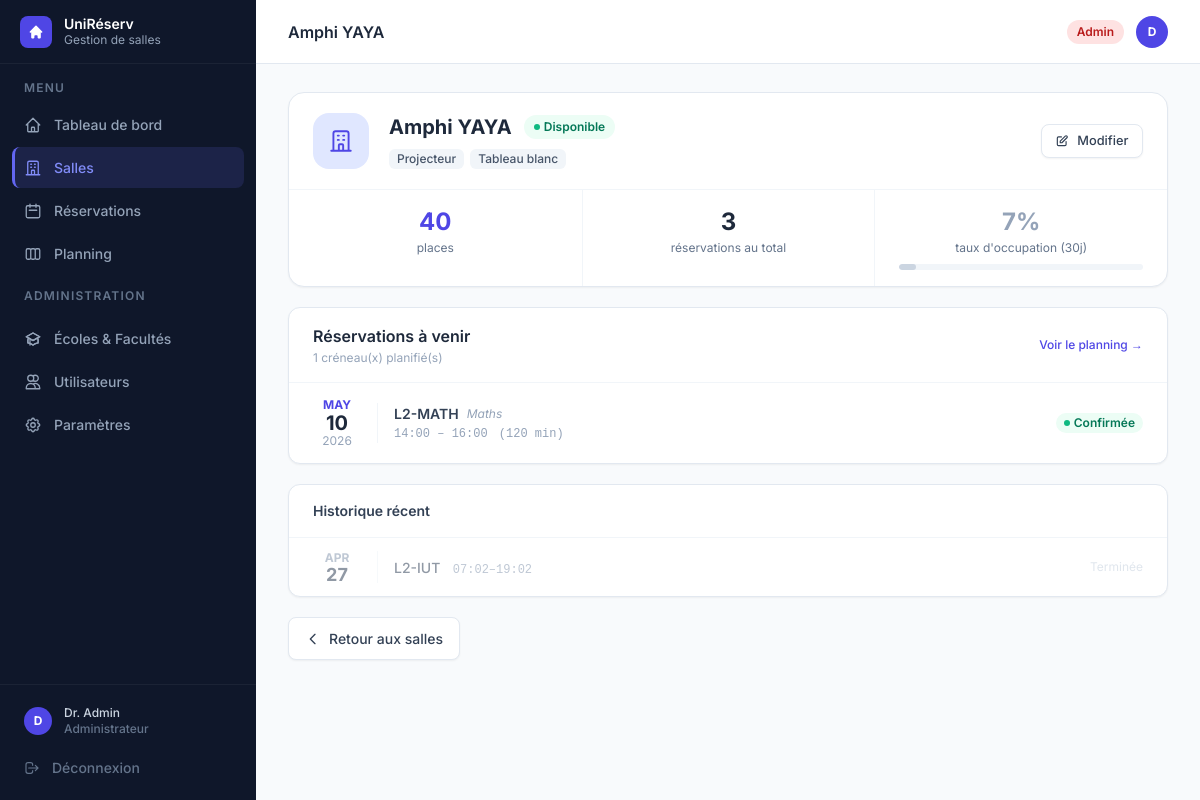
/salles/1/detail (signed in), run on an earlier commit of the app's database.
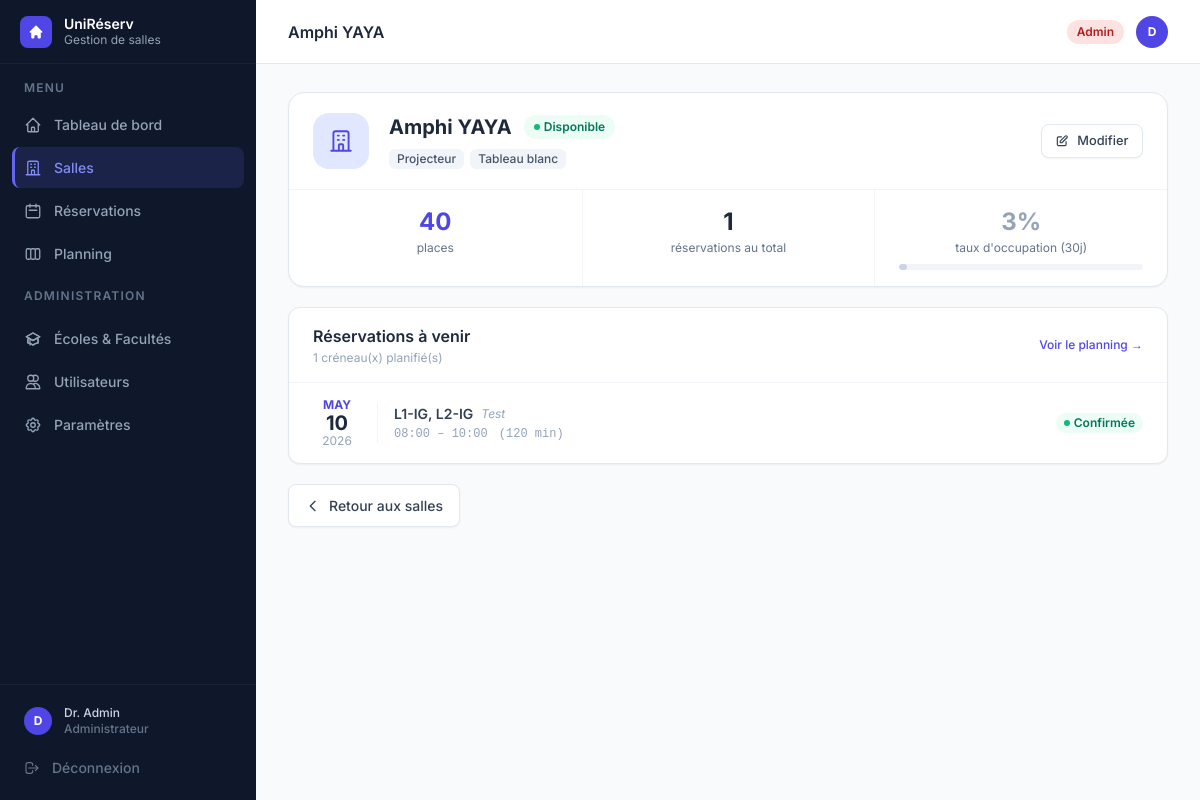
And on a later commit of the database.
### tables this page shows
CREATE TABLE reservations (
            id              INTEGER PRIMARY KEY,
            salle_id        INTEGER NOT NULL,
            responsable_id  INTEGER NOT NULL,
            classe          TEXT    NOT NULL,
            date            TEXT    NOT NULL,
            heure_debut     TEXT    NOT NULL,
            heure_fin       TEXT    NOT NULL,
            matiere         TEXT    DEFAULT '',
            statut          TEXT    NOT NULL DEFAULT 'en_attente',
            date_creation   TEXT    NOT NULL,
            FOREIGN KEY (salle_id)       REFERENCES salles(id),
            FOREIGN KEY (responsable_id) REFERENCES utilisateurs(id)
        );

### gestion de salle/app.py (the view)
@app.route("/salles/<int:salle_id>/detail")
@login_required
def salles_detail(salle_id):
    bd, utilisateurs, salles_dict, toutes = get_data()
    salle = salles_dict.get(salle_id)
    if not salle:
        flash("Salle introuvable.", "error")
        return redirect(url_for("salles"))
    res_salle = sorted(
        [r for r in toutes if r.salle.id == salle_id],
        key=lambda r: (r.date, r.heure_debut),
    )
    aujourd_hui = date.today()
    prochaines  = [r for r in res_salle if r.date >= aujourd_hui
                   and r.statut in (StatutReservation.CONFIRMEE, StatutReservation.EN_ATTENTE)]
    passees     = [r for r in res_salle if r.date < aujourd_hui
                   or r.statut == StatutReservation.TERMINEE]
    il_y_a_30j  = aujourd_hui - timedelta(days=30)
    res_30j     = [r for r in res_salle if il_y_a_30j <= r.date <= aujourd_hui]
    jours_occ   = len(set(r.date for r in res_30j))
    taux        = round(jours_occ / 30 * 100)
    return render_template("salle_detail.html", active="salles",
                           salle=salle,
                           prochaines=prochaines[:10],
                           passees=passees[-5:],
                           taux_occupation=taux,
                           nb_total=len(res_salle),
                           StatutReservation=StatutReservation)

### gestion de salle/app.py (called while the page is built)
def get_bd():
    return BaseDonneesSQLite()

def _get_unites_dict():
    from flask import g
    if not hasattr(g, 'unites_dict'):
        g.unites_dict = {u.id: u for u in get_bd().charger_toutes_unites()}
    return g.unites_dict

def _format_classe(classe: str) -> str:
    if not classe:
        return ''
    unites = _get_unites_dict()
    parts = []
    for c in classe.split(','):
        c = c.strip()
        if c.startswith('U') and c[1:].isdigit():
            u = unites.get(int(c[1:]))
            parts.append(f"{u.niveau}-{u.abreviation or u.nom[:6]}" if u else c)
        else:
            parts.append(c)
    return ', '.join(parts)

@app.context_processor
def inject_format_classe():
    return dict(format_classe=_format_classe)

def login_required(f):
    @wraps(f)
    def decorated(*args, **kwargs):
        if "user_id" not in session:
            return redirect(url_for("login"))
        return f(*args, **kwargs)
    return decorated

### gestion de salle/models/etablissement.py (called while the page is built)
    @property
    def id(self) -> int: return self.__id

    @id.setter
    def id(self, v: int):
        if self.__id is None: self.__id = v

    @property
    def niveau(self) -> str: return self.__niveau

### gestion de salle/templates/salle_detail.html (shortened to what the changed rows need)
{% extends "base.html" %}
{% block heading %}{{ salle.nom }}{% endblock %}
{% block content %}
<div class="space-y-5">
  <div class="bg-white rounded-2xl border border-slate-200 shadow-sm overflow-hidden">
    <div class="px-6 py-5 flex items-center gap-5">
      <div class="flex-1 min-w-0">
        <div class="flex items-center gap-3 flex-wrap">
          <h2 class="text-xl font-bold text-slate-800">{{ salle.nom }}</h2>
        </div>
        {% if salle.equipements %}
        <div class="flex flex-wrap gap-1.5 mt-2">
          {% for eq in salle.equipements %}
          <span class="px-2 py-0.5 rounded-md bg-slate-100 text-slate-600 text-xs font-medium">{{ eq }}</span>
          {% endfor %}
        </div>
        {% endif %}
      </div>
    </div>
    <div class="border-t border-slate-100 grid grid-cols-3 divide-x divide-slate-100">
      <div class="px-6 py-4 text-center">
        <p class="text-2xl font-bold text-slate-800">{{ nb_total }}</p>
        <p class="text-xs text-slate-500 mt-0.5">réservations au total</p>
      </div>
      <div class="px-6 py-4 text-center">
        <div class="flex items-center justify-center gap-2">
          <p class="text-2xl font-bold {% if taux_occupation > 60 %}text-amber-600{% elif taux_occupation > 30 %}text-emerald-600{% else %}text-slate-400{% endif %}">
            {{ taux_occupation }}%
          </p>
        </div>
        <div class="w-full bg-slate-100 rounded-full h-1.5 mt-2 overflow-hidden">
          <div class="h-1.5 rounded-full transition-all
            {% if taux_occupation > 60 %}bg-amber-500{% elif taux_occupation > 30 %}bg-emerald-500{% else %}bg-slate-300{% endif %}"
               style="width: {{ taux_occupation }}%"></div>
        </div>
      </div>
    </div>
  </div>
  <div class="bg-white rounded-xl border border-slate-200 shadow-sm overflow-hidden">
    {% if prochaines %}
    <div class="divide-y divide-slate-50">
      {% for r in prochaines %}
      <div class="px-6 py-3.5 flex items-center gap-4 hover:bg-slate-50 transition-colors">
        <div class="w-12 shrink-0 text-center">
          <p class="text-xs font-bold text-indigo-600 uppercase">{{ r.date.strftime('%b') }}</p>
          <p class="text-xl font-bold text-slate-800 leading-none">{{ r.date.strftime('%d') }}</p>
          <p class="text-xs text-slate-400">{{ r.date.strftime('%Y') }}</p>
        </div>
        <div class="flex-1 min-w-0">
          <div class="flex items-center gap-2 flex-wrap">
            <span class="font-semibold text-slate-700 text-sm">{{ format_classe(r.classe) }}</span>
            {% if r.matiere %}
            <span class="text-xs text-slate-400 italic">{{ r.matiere }}</span>
            {% endif %}
          </div>
          <p class="text-xs text-slate-400 mt-0.5 font-mono">
            {{ r.heure_debut.strftime('%H:%M') }} – {{ r.heure_fin.strftime('%H:%M') }}
            <span class="not-italic ml-1">({{ r.duree_minutes() }} min)</span>
          </p>
        </div>
        {% if r.statut == StatutReservation.CONFIRMEE %}
        <span class="shrink-0 inline-flex items-center gap-1 px-2 py-0.5 rounded-full text-xs font-semibold bg-emerald-50 text-emerald-700">
          <span class="w-1.5 h-1.5 rounded-full bg-emerald-500"></span>Confirmée
        </span>
        {% else %}
        <span class="shrink-0 inline-flex items-center gap-1 px-2 py-0.5 rounded-full text-xs font-semibold bg-amber-50 text-amber-700">
          <span class="w-1.5 h-1.5 rounded-full bg-amber-400"></span>En attente
        </span>
        {% endif %}
      </div>
      {% endfor %}
    </div>
    {% else %}
    <div class="py-10 text-center">
      <p class="text-slate-400 text-sm font-medium">Aucune réservation à venir pour cette salle</p>
    </div>
    {% endif %}
  </div>
  {% if passees %}
  <div class="bg-white rounded-xl border border-slate-200 shadow-sm overflow-hidden">
    <div class="px-6 py-4 border-b border-slate-100">
      <h3 class="font-semibold text-slate-700 text-sm">Historique récent</h3>
    </div>
    <div class="divide-y divide-slate-50">
      {% for r in passees|reverse %}
      <div class="px-6 py-3 flex items-center gap-4 opacity-60">
        <div class="w-12 shrink-0 text-center">
          <p class="text-xs font-bold text-slate-400 uppercase">{{ r.date.strftime('%b') }}</p>
          <p class="text-lg font-bold text-slate-600 leading-none">{{ r.date.strftime('%d') }}</p>
        </div>
        <div class="flex-1 min-w-0">
          <span class="font-medium text-slate-600 text-sm">{{ format_classe(r.classe) }}</span>
          <span class="text-xs text-slate-400 ml-2 font-mono">{{ r.heure_debut.strftime('%H:%M') }}–{{ r.heure_fin.strftime('%H:%M') }}</span>
        </div>
        <span class="text-xs text-slate-300">Terminée</span>
      </div>
      {% endfor %}
    </div>
  </div>
  {% endif %}
</div>
{% endblock %}

What changed in the data, as far as the page shows it:
removed reservations: date "MAY", date "10", date "2026", classe "L2-MATH", matiere "Maths", heure_debut "14:00", heure_fin "16:00", duree_minutes "120", shown under "Réservations à venir"
removed reservations: date "APR", date "27", classe "L2-IUT", heure_debut "07:02", heure_fin "19:02", shown under "Historique récent"
now on this page (row edited): reservations: date "MAY", date "10", date "2026", classe "L1-IG, L2-IG", matiere "Test", heure_debut "08:00", heure_fin "10:00", duree_minutes "120", shown under "Réservations à venir"
Also different on the page:
{{ nb_total }}: "3" → "1"
{{ taux_occupation }}: "7" → "3"
{{ taux_occupation }}: 7 → 3 (drawn)
text no longer shown: "Historique récent"
